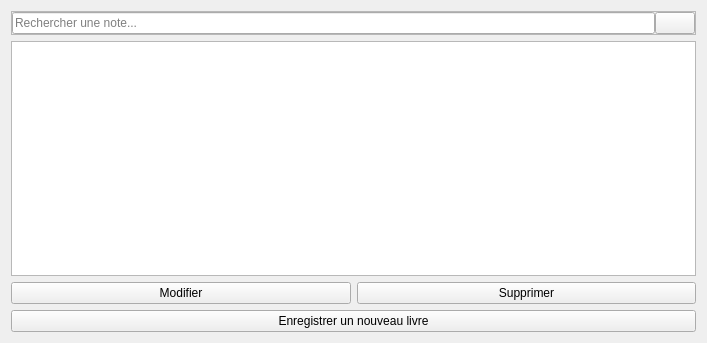
<?xml version="1.0" encoding="UTF-8"?>
<ui version="4.0">
 <class>LibraryNoteWindow</class>
 <widget class="QWidget" name="LibraryNoteWindow">
  <property name="geometry">
   <rect>
    <x>0</x>
    <y>0</y>
    <width>707</width>
    <height>343</height>
   </rect>
  </property>
  <property name="windowTitle">
   <string>Form</string>
  </property>
  <layout class="QVBoxLayout" name="verticalLayout">
   <item>
    <widget class="QFrame" name="search_frame">
     <property name="frameShape">
      <enum>QFrame::StyledPanel</enum>
     </property>
     <property name="frameShadow">
      <enum>QFrame::Raised</enum>
     </property>
     <layout class="QHBoxLayout" name="horizontalLayout_2" stretch="0,0">
      <property name="spacing">
       <number>0</number>
      </property>
      <property name="leftMargin">
       <number>0</number>
      </property>
      <property name="topMargin">
       <number>0</number>
      </property>
      <property name="rightMargin">
       <number>0</number>
      </property>
      <property name="bottomMargin">
       <number>0</number>
      </property>
      <item>
       <widget class="QLineEdit" name="search_note_line_edit">
        <property name="placeholderText">
         <string>Rechercher une note...</string>
        </property>
       </widget>
      </item>
      <item>
       <widget class="QPushButton" name="clear_button">
        <property name="text">
         <string/>
        </property>
        <property name="icon">
         <iconset resource="../res/res.qrc">
          <normaloff>:/images/images/icon_clear.png</normaloff>:/images/images/icon_clear.png</iconset>
        </property>
        <property name="iconSize">
         <size>
          <width>20</width>
          <height>20</height>
         </size>
        </property>
       </widget>
      </item>
     </layout>
    </widget>
   </item>
   <item>
    <widget class="QListWidget" name="list_notes_list_widget"/>
   </item>
   <item>
    <layout class="QHBoxLayout" name="horizontalLayout">
     <item>
      <widget class="QPushButton" name="update_note_button">
       <property name="text">
        <string>Modifier</string>
       </property>
      </widget>
     </item>
     <item>
      <widget class="QPushButton" name="delete_note_button">
       <property name="text">
        <string>Supprimer</string>
       </property>
      </widget>
     </item>
    </layout>
   </item>
   <item>
    <widget class="QPushButton" name="register_a_new_note_button">
     <property name="text">
      <string>Enregistrer un nouveau livre</string>
     </property>
    </widget>
   </item>
  </layout>
 </widget>
 <resources>
  <include location="../../BiblioNotion/res/res.qrc"/>
  <include location="../res/res.qrc"/>
 </resources>
 <connections/>
</ui>
